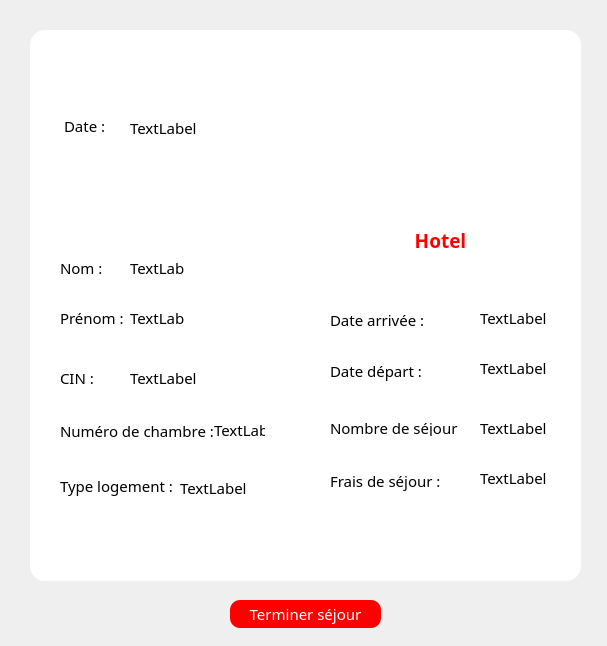
<?xml version="1.0" encoding="UTF-8"?>
<ui version="4.0">
 <class>SejourTermine</class>
 <widget class="QDialog" name="SejourTermine">
  <property name="geometry">
   <rect>
    <x>0</x>
    <y>0</y>
    <width>607</width>
    <height>646</height>
   </rect>
  </property>
  <property name="windowTitle">
   <string> Hotel</string>
  </property>
  <property name="windowIcon">
   <iconset resource="image.qrc">
    <normaloff>:/projetimages/projetimages/e.png</normaloff>:/projetimages/projetimages/e.png</iconset>
  </property>
  <property name="styleSheet">
   <string notr="true">#numchts_txt
{
color:black;
background:transparent;

}#typelogts_txt
{
color:black;
background:transparent;

}#prenomts_txt
{
color:black;
background:transparent;

}
#dats_txt
{
color:black;
background:transparent;

}
#fraisejour_txt
{
color:black;
background:transparent;

}
#dpts_txt
{
color:black;
background:transparent;

}
#cints_txt
{
color:black;
background:transparent;

}
#nomts_txt
{
color:black;
background:transparent;

}
#nbrsejour_txt
{
color:black;
background:transparent;

}
#label_numero
{
color:black;
background:transparent;

}
QDialog#SejourTermine
{
		background-image: url(:/projetimages/projetimages/a.jpg);

}
*{
font-family:centry gothlic ;
font-size:15px;
}
#frame
{

	background:rgb(255, 255, 255);
border-radius:15px;
}


QPushButton
 {
     background-color: red;

     border-radius: 10px;

 }


#label
{
color:black;
background:transparent;

}
#label_2
{
color:black;
background:transparent;

}
#label_3
{
color:black;
background:transparent;

}
#label_4
{
color:black;
background:transparent;

}
#label_5
{
color:black;
background:transparent;

}

#label_6
{
color:black;
background:transparent;

}#label_7
{
color:black;
background:transparent;

}#label_8
{
color:black;
background:transparent;

}#label_9
{
color:black;
background:transparent;

}#label_10
{
color:black;
background:transparent;

}#label_11
{
color:black;
background:transparent;

}#label_12
{
color:black;
background:transparent;

}#label_13
{
color:black;
background:transparent;

}#label_14
{
color:black;
background:transparent;

}
#numero
{
color:black;
background:transparent;

}
QPushButton
{
color:white;

border-raduis:15px;
}
QPushButton:hover
{
color: white;
border-radius:15px;
background:rgb(255, 85, 127);
}
</string>
  </property>
  <widget class="QFrame" name="frame">
   <property name="geometry">
    <rect>
     <x>30</x>
     <y>30</y>
     <width>551</width>
     <height>551</height>
    </rect>
   </property>
   <property name="frameShape">
    <enum>QFrame::StyledPanel</enum>
   </property>
   <property name="frameShadow">
    <enum>QFrame::Raised</enum>
   </property>
   <widget class="QLabel" name="prenomts_txt">
    <property name="geometry">
     <rect>
      <x>100</x>
      <y>280</y>
      <width>55</width>
      <height>16</height>
     </rect>
    </property>
    <property name="text">
     <string>TextLabel</string>
    </property>
   </widget>
   <widget class="QLabel" name="fraisejour_txt">
    <property name="geometry">
     <rect>
      <x>450</x>
      <y>440</y>
      <width>81</width>
      <height>16</height>
     </rect>
    </property>
    <property name="text">
     <string>TextLabel</string>
    </property>
   </widget>
   <widget class="QLabel" name="label_2">
    <property name="geometry">
     <rect>
      <x>300</x>
      <y>330</y>
      <width>111</width>
      <height>21</height>
     </rect>
    </property>
    <property name="text">
     <string>Date départ :</string>
    </property>
   </widget>
   <widget class="QLabel" name="label_9">
    <property name="geometry">
     <rect>
      <x>30</x>
      <y>230</y>
      <width>55</width>
      <height>16</height>
     </rect>
    </property>
    <property name="text">
     <string>Nom :</string>
    </property>
   </widget>
   <widget class="QLabel" name="label_11">
    <property name="geometry">
     <rect>
      <x>30</x>
      <y>280</y>
      <width>71</width>
      <height>16</height>
     </rect>
    </property>
    <property name="text">
     <string>Prénom :</string>
    </property>
   </widget>
   <widget class="QLabel" name="cints_txt">
    <property name="geometry">
     <rect>
      <x>100</x>
      <y>340</y>
      <width>111</width>
      <height>16</height>
     </rect>
    </property>
    <property name="text">
     <string>TextLabel</string>
    </property>
   </widget>
   <widget class="QLabel" name="numchts_txt">
    <property name="geometry">
     <rect>
      <x>184</x>
      <y>390</y>
      <width>51</width>
      <height>20</height>
     </rect>
    </property>
    <property name="text">
     <string>TextLabel</string>
    </property>
   </widget>
   <widget class="QLabel" name="typelogts_txt">
    <property name="geometry">
     <rect>
      <x>150</x>
      <y>450</y>
      <width>131</width>
      <height>16</height>
     </rect>
    </property>
    <property name="text">
     <string>TextLabel</string>
    </property>
   </widget>
   <widget class="QLabel" name="label_5">
    <property name="geometry">
     <rect>
      <x>30</x>
      <y>390</y>
      <width>161</width>
      <height>21</height>
     </rect>
    </property>
    <property name="text">
     <string>Numéro de chambre :</string>
    </property>
   </widget>
   <widget class="QLabel" name="nbrsejour_txt">
    <property name="geometry">
     <rect>
      <x>450</x>
      <y>390</y>
      <width>81</width>
      <height>16</height>
     </rect>
    </property>
    <property name="text">
     <string>TextLabel</string>
    </property>
   </widget>
   <widget class="QLabel" name="label_13">
    <property name="geometry">
     <rect>
      <x>30</x>
      <y>340</y>
      <width>55</width>
      <height>16</height>
     </rect>
    </property>
    <property name="text">
     <string>CIN :</string>
    </property>
   </widget>
   <widget class="QLabel" name="dpts_txt">
    <property name="geometry">
     <rect>
      <x>450</x>
      <y>330</y>
      <width>111</width>
      <height>16</height>
     </rect>
    </property>
    <property name="text">
     <string>TextLabel</string>
    </property>
   </widget>
   <widget class="QLabel" name="dats_txt">
    <property name="geometry">
     <rect>
      <x>450</x>
      <y>280</y>
      <width>91</width>
      <height>16</height>
     </rect>
    </property>
    <property name="text">
     <string>TextLabel</string>
    </property>
   </widget>
   <widget class="QLabel" name="label_4">
    <property name="geometry">
     <rect>
      <x>300</x>
      <y>440</y>
      <width>121</width>
      <height>21</height>
     </rect>
    </property>
    <property name="text">
     <string>Frais de séjour :</string>
    </property>
   </widget>
   <widget class="QLabel" name="label_6">
    <property name="geometry">
     <rect>
      <x>30</x>
      <y>440</y>
      <width>121</width>
      <height>31</height>
     </rect>
    </property>
    <property name="text">
     <string>Type logement :</string>
    </property>
   </widget>
   <widget class="QLabel" name="label">
    <property name="geometry">
     <rect>
      <x>300</x>
      <y>280</y>
      <width>101</width>
      <height>20</height>
     </rect>
    </property>
    <property name="text">
     <string>Date arrivée :</string>
    </property>
   </widget>
   <widget class="QLabel" name="nomts_txt">
    <property name="geometry">
     <rect>
      <x>100</x>
      <y>230</y>
      <width>55</width>
      <height>16</height>
     </rect>
    </property>
    <property name="text">
     <string>TextLabel</string>
    </property>
   </widget>
   <widget class="QLabel" name="label_3">
    <property name="geometry">
     <rect>
      <x>300</x>
      <y>390</y>
      <width>131</width>
      <height>16</height>
     </rect>
    </property>
    <property name="text">
     <string>Nombre de séjour :</string>
    </property>
   </widget>
   <widget class="QLabel" name="label_10">
    <property name="geometry">
     <rect>
      <x>34</x>
      <y>86</y>
      <width>81</width>
      <height>20</height>
     </rect>
    </property>
    <property name="text">
     <string>Date :</string>
    </property>
   </widget>
   <widget class="QLabel" name="label_12">
    <property name="geometry">
     <rect>
      <x>100</x>
      <y>90</y>
      <width>101</width>
      <height>16</height>
     </rect>
    </property>
    <property name="text">
     <string>TextLabel</string>
    </property>
   </widget>
   <widget class="QLabel" name="label_14">
    <property name="geometry">
     <rect>
      <x>270</x>
      <y>10</y>
      <width>241</width>
      <height>201</height>
     </rect>
    </property>
    <property name="styleSheet">
     <string notr="true">
image: url(:/projetimages/projetimages/e.png);</string>
    </property>
    <property name="text">
     <string/>
    </property>
   </widget>
   <widget class="QLabel" name="label_8">
    <property name="geometry">
     <rect>
      <x>320</x>
      <y>190</y>
      <width>181</width>
      <height>41</height>
     </rect>
    </property>
    <property name="text">
     <string>&lt;html&gt;&lt;head/&gt;&lt;body&gt;&lt;p align=&quot;center&quot;&gt;&lt;span style=&quot; font-size:14pt; font-weight:600; color:#ff0000;&quot;&gt; Hotel&lt;/span&gt;&lt;/p&gt;&lt;/body&gt;&lt;/html&gt;</string>
    </property>
   </widget>
  </widget>
  <widget class="QPushButton" name="confirmerts_btn">
   <property name="geometry">
    <rect>
     <x>230</x>
     <y>600</y>
     <width>151</width>
     <height>28</height>
    </rect>
   </property>
   <property name="text">
    <string>Terminer séjour</string>
   </property>
  </widget>
 </widget>
 <resources>
  <include location="image.qrc"/>
 </resources>
 <connections/>
</ui>
